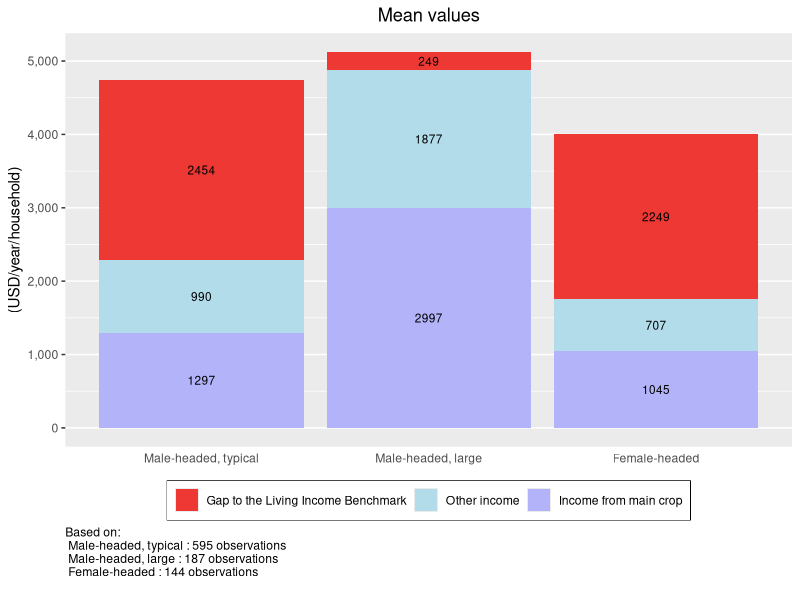
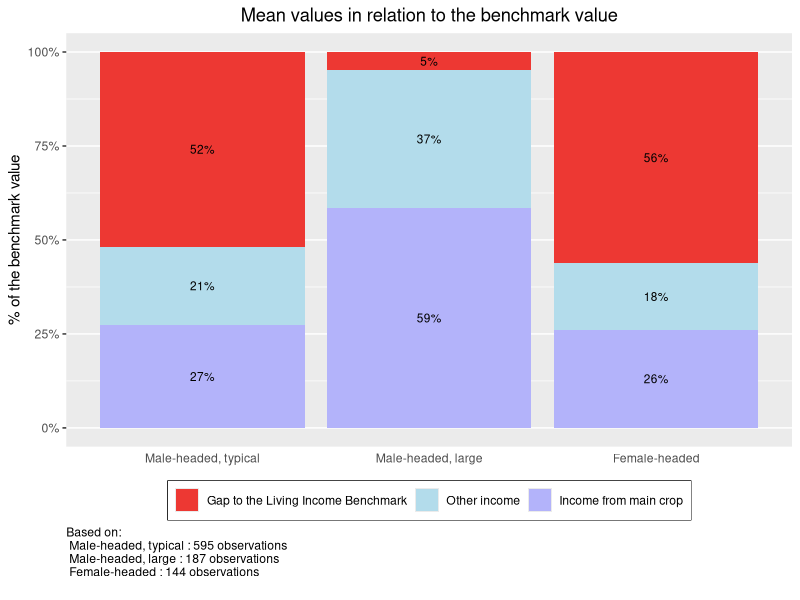
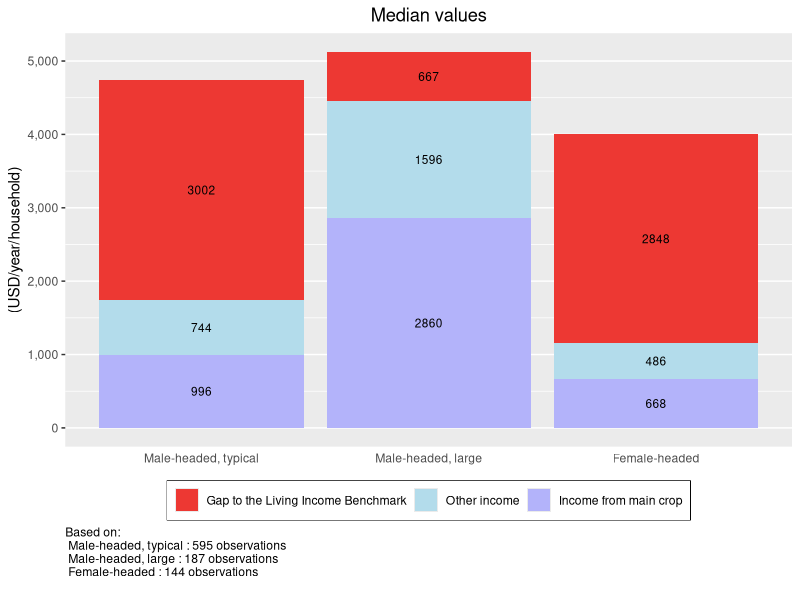
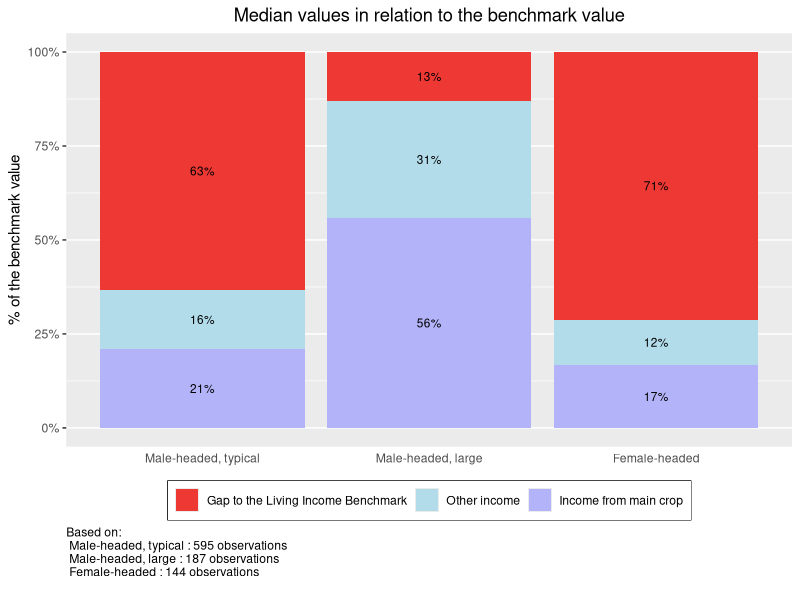
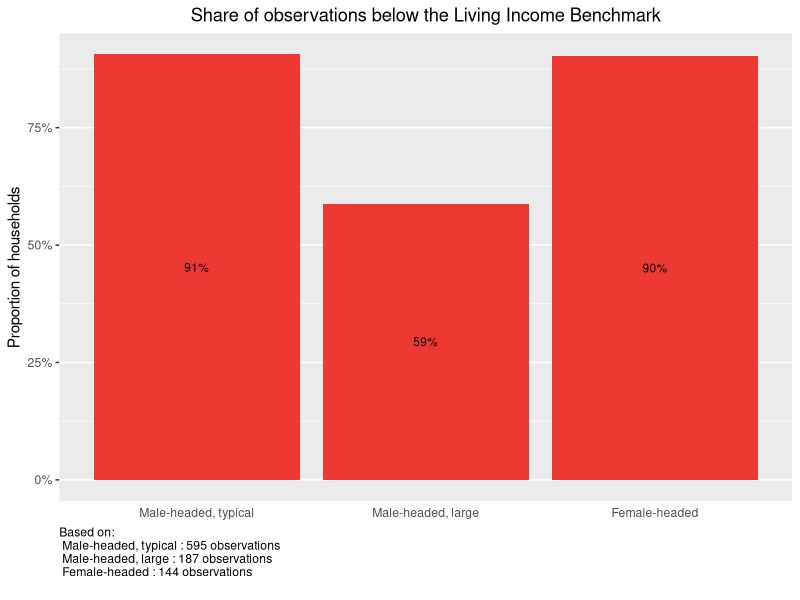
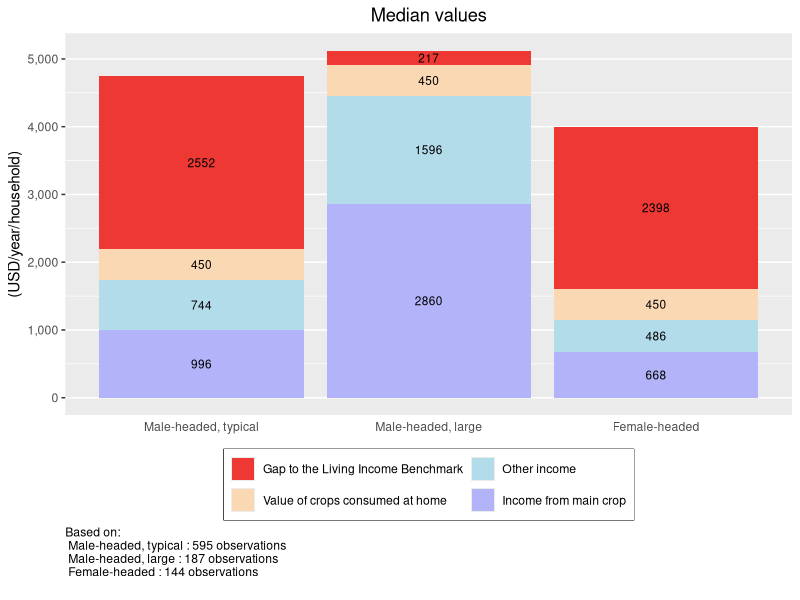
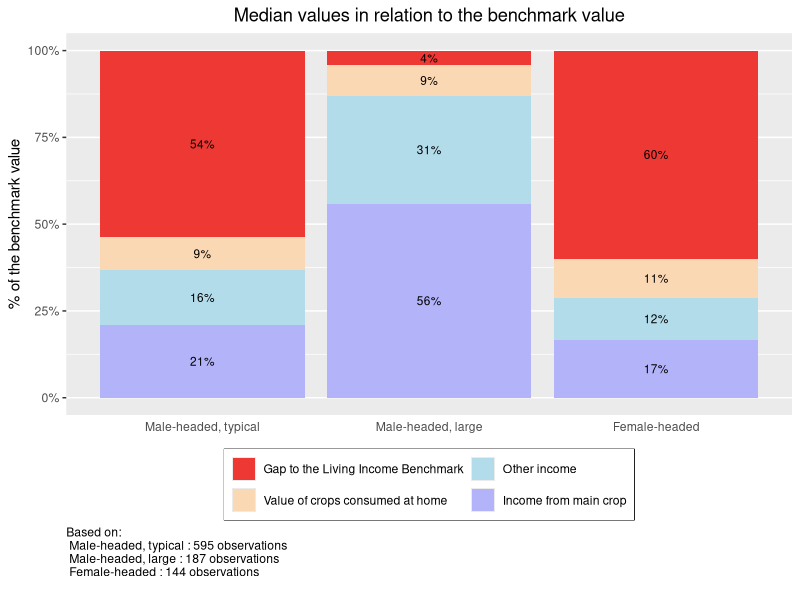
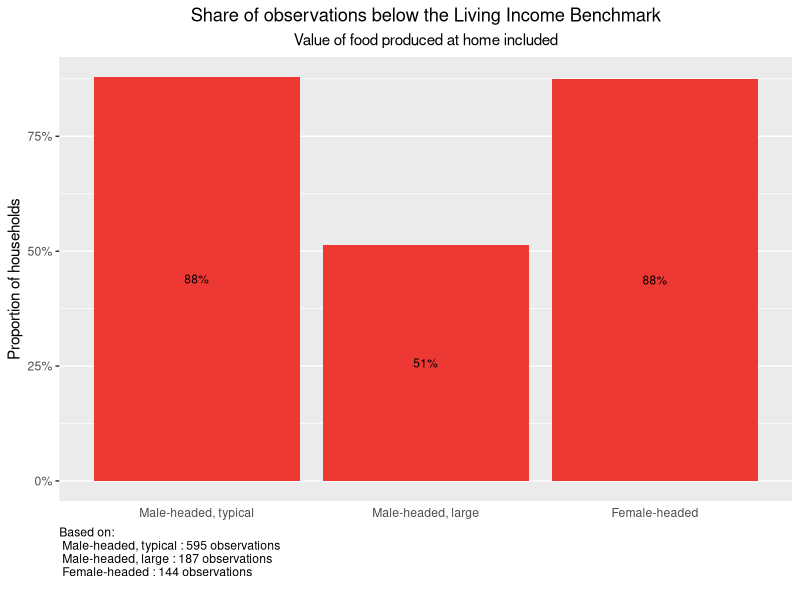

These figures' R source, in order:
## ---- chunk 1
knitr::opts_chunk$set(message = FALSE)
## ---- chunk 2
#### Before continuing any further, load the R libraries that have the 
# necessary functions for this analysis. 

# If you have not previously used these libraries, 
# you will need to instaLl them with the function install.packages("LIBRARY NAME").
# For example: install.packages(tidyverse)
library(tidyverse)
library(knitr)
library(scales)
## ---- chunk 3
## Import data set
df <- read_csv("KIT_Sample_Data.csv")

## Replace variable names
# Main crop
df$income_main_crop <- df$total_cocoa_income_2018
# Total income
df$total_hh_income <- df$total_hh_income_2018
# Value of food produced at home (name does not change in example data set)
df$food_value <- df$food_value 
# Groups to compare incomes between (name does not change in example data set)
df$grouping <- df$grouping
# Living income benchmark (name does not change in example data set)
df$benchmark <- df$benchmark

## Replace graph labels
main_crop <-"cocoa" 
currency <- "USD"
## ---- chunk 4

# Create a yes/no binary for if the farmer is above the benchmark.
  # 1 is yes, 0 is no
df$below_benchmark <- 
  ifelse(df$total_hh_income > df$benchmark, 0, 1)

# Create below benchmark binary with value of food produced at home included   
df$below_benchmark_with_food <- 
  ifelse((df$total_hh_income + df$food_value) > df$benchmark, 0, 1)

# Calculate the Foster–Greer–Thorbecke (FGT) gap 
df$fgt_gap <- 
  
# Calculate the FGT with value of food produced at home included
fgt_gap_with_food <-
## ---- chunk 5
# You can communicate colors with R in two ways: through one of the 657 color 
# names build into R, or through a hex color code. 

# To see the names of all 657 colors built into R, run the colors() formula in the command line. 
# The below links to a PDF file with a color sample for all 657 built in colors  
# http://www.stat.columbia.edu/~tzheng/files/Rcolor.pdf

# You can replace any of the below colors with a new color name or hex color code.  

###### Bar graph sections ######
# Gap to the mean
gap_color <- "#ed3833"
# Other income
other_color <- "#b3dceb"  
# Income from main crop
main_color <- "#b3b3fa"
# Value of crops consumed at home
home_color <- "#fad8b3"
  
## Share of observations below the Living Income Benchmark
# Note: these bars all appear the same color
share_color <- "#ed3833"
  
###### Distributional plots ######
  
## By household type
# Group 1
color_1 <- "#8ec68e" # green
# Group 2
color_2 <- "#8e8df8"  # purple
# Group 3
color_3 <- "#8bcae0"  # blue 
# Group 4
color_4 <- "magenta"  # note: sample data only has 3 groups
# Summary line for all groups
color_all <- "dark blue"

## With mean and median
# Distribution curve 
curve_color <- "#b6dce8" 
# Income Mean
mean_color <- "blue"  
# Income Median
median_color <-  "green"
# Living Income Benchmark 
benchmark_color <- "red"  

################# Font color
# To change the color of the font for all graph axis and labels, replace the color 
# in the quotation marks, then run the following two lines of code. 
font_color <- "black"
theme_set(theme_get() + theme(text = element_text(color = font_color)))

## ---- chunk 6
# In the example data set, there are three groups that income is assessed across:
  # Male-headed, typical; Male-headed, large; and Female-headed.
# The below code assigns Male-headed, typical as the far left bar on graphs,
  # Male-headed, large in the middle, and Female-headed on the far right. 

# To customize this chunk of code to your data set, replace the example group 
  # names with the group names in your data set - leaving the quotation marks and 
  # commas as they are. The order of the list below determines the order of the 
  # bars in the ensuing bar graph. 
 
df <- df %>% 
      mutate(grouping = factor(grouping, 
                               levels = c("Male-headed, typical", 
                                       "Male-headed, large", 
                                       "Female-headed")))
## ---- chunk 7
## The first section of this code summarizes and formats the data to be graph-ready
df %>% 
# Group by household type
  group_by(grouping) %>% 
# For each household type, summarize the mean gap to the living income, 
# the mean other income, and the mean main_crop income 
  summarise(Gap = mean(benchmark - total_hh_income),
            Other = mean(total_hh_income - income_main_crop),
            main_crop = mean(income_main_crop)) %>% 
# Gather each income components into one column so the data is in 'long' format
  gather(key = "Component", value = "Income", Gap:main_crop) %>% 
# Re-level the income factors for the order you want them stacked on the graph  
  mutate(Component = factor(Component, 
                            levels = c("Gap", "Other", "main_crop"))) %>% 
# Generate ggplot graph for income by groupings and income component  
  ggplot(aes(y = Income, x = grouping, fill = Component)) +
# Assign graph as stacked bar chart  
  geom_bar(position = "stack", stat = "identity") +
# Label the graph title, axis, and caption  
  labs(title = "Mean values", 
       y = paste("(", currency, "/year/household)", sep = ""),
       x = "",
# Add caption with observation numbers for each household type  
       caption = paste("Based on: \n", 
                   paste(names(table(df$grouping)), 
                       ":", 
                       as.numeric(table(df$grouping)), 
                       "observations \n ", collapse = ''), collapse = '')) +
# Label the legend and assign custom colors 
  scale_fill_manual(values=c(gap_color, other_color, main_color),
                    breaks=c("Gap", "Other", "main_crop"),
                    labels=c("Gap to the Living Income Benchmark",
                                "Other income",
                                "Income from main crop")) +
# Format y-axis labels with a comma  
  scale_y_continuous(labels = comma) +
# Remove x-axis grid lines and tick marks  
  theme(panel.grid.major.x = element_blank(), 
        axis.ticks.x = element_blank(),
        axis.title.x = element_blank(),
# Center plot title        
        plot.title = element_text(hjust = 0.5),
# Move the legend to the bottom of the graph
        legend.position="bottom",
# Remove legend title
        legend.title = element_blank(),
# Put a box around the legend
        legend.box.background = element_rect(),
# Move caption to desired location
        plot.caption = element_text(hjust = 0)) +
# Add incomes to prospective graph components  
  geom_text(aes(label = round(Income)), 
            position = position_stack(vjust = 0.5), 
            size = 3) 
## ---- chunk 8
## The first section of this code summarizes and formats the data to be graph-ready
df %>% 
# Group by household type
  group_by(grouping) %>% 
# For each household type, summarize the mean gap to the living income, 
# the mean other income, and the mean main_crop income. 
# Calculate all as percentages of the Living income benchmark - the total of the income and gap
  summarise(Gap = mean((benchmark - total_hh_income)/benchmark),
            Other = mean((total_hh_income - income_main_crop)/benchmark),
            main_crop = mean(income_main_crop/benchmark)) %>% 
# Gather each income components into one column so the data is in 'long' format
  gather(key = "Component", value = "Income", Gap:main_crop) %>% 
# Re-level the income factors for the order you want them stacked on the graph  
  mutate(Component = factor(Component, 
                            levels = c("Gap", "Other", "main_crop"))) %>% 
# Generate ggplot graph for income by groupings and income component  
  ggplot(aes(y = Income, x = grouping, fill = Component)) +
# Assign graph as stacked bar chart  
  geom_bar(position = "stack", stat = "identity") +
# Label the graph title, axis, and caption  
  labs(title = "Mean values in relation to the benchmark value", 
       y = "% of the benchmark value",
       x = " ",
# Add caption with observation numbers for each household type            
       caption = paste("Based on: \n", 
                   paste(names(table(df$grouping)), 
                       ":", 
                       as.numeric(table(df$grouping)), 
                       "observations \n ", collapse = ''), collapse = '')) +
# Label the legend  
  scale_fill_manual(values=c(gap_color, other_color, main_color),
                      breaks=c("Gap",
                                "Other",
                                "main_crop"),
                      labels=c("Gap to the Living Income Benchmark",
                                "Other income",
                                "Income from main crop")) +
# Format y-axis labels with a comma  
  scale_y_continuous(labels = percent) +
# Remove x-axis grid lines and tick marks  
  theme(panel.grid.major.x = element_blank(), 
        axis.ticks.x = element_blank(),
        axis.title.x = element_blank(),
# Center plot title        
        plot.title = element_text(hjust = 0.5),
# Move the legend to the bottom of the graph
        legend.position="bottom",
# Remove legend title
        legend.title = element_blank(),
# Put a box around the legend
        legend.box.background = element_rect(),
# Move caption to desired location
        plot.caption = element_text(hjust = 0)) +
# Add incomes to prospective graph components  
  geom_text(aes(label = label_percent(accuracy = 1L)(Income)), 
            position = position_stack(vjust = 0.5), 
            size = 3) 
## ---- chunk 9
## The first section of this code summarizes and formats the data to be graph-ready
df %>% 
# Group by household type
  group_by(grouping) %>% 
# For each grouping, summarize the median gap to the living income, 
# the median other income, and the median main_crop income. 
  summarise(Gap = median(benchmark - total_hh_income),
            main_crop = median(income_main_crop),
            benchmark = median(benchmark)) %>%
  mutate(Other = (benchmark - Gap - main_crop)) %>% 
# Gather each income components into one column so the data is in 'long' format
  gather(key = "Component", value = "Income", c(Gap, main_crop, Other)) %>% 
# Re-level the income factors for the order you want them stacked on the graph  
  mutate(Component = factor(Component, 
                            levels = c("Gap", "Other", "main_crop"))) %>% 
# Generate ggplot graph for income by grouping and income component  
  ggplot(aes(y = Income, x = grouping, fill = Component)) +
# Assign graph as stacked bar chart  
  geom_bar(position = "stack", stat = "identity") +
# Label the graph title, axis, and caption  
  labs(title = "Median values", 
       y = paste("(", currency, "/year/household)", sep = ""),
       x = "",
# Add caption with observation numbers for each household type               
       caption = paste("Based on: \n", 
                   paste(names(table(df$grouping)), 
                       ":", 
                       as.numeric(table(df$grouping)), 
                       "observations \n ", collapse = ''), collapse = '')) +
# Label the legend and assign custom colors 
  scale_fill_manual(values=c(gap_color, other_color, main_color),
                    breaks=c("Gap", "Other", "main_crop"),
                    labels=c("Gap to the Living Income Benchmark",
                                "Other income",
                                "Income from main crop")) +
# Format y-axis labels with a comma  
  scale_y_continuous(labels = comma) +
# Remove x-axis grid lines and tick marks  
  theme(panel.grid.major.x = element_blank(), 
        axis.ticks.x = element_blank(),
        axis.title.x = element_blank(),
# Center plot title        
        plot.title = element_text(hjust = 0.5),
# Move the legend to the bottom of the graph
        legend.position="bottom",
# Remove legend title
        legend.title = element_blank(),
# Put a box around the legend
        legend.box.background = element_rect(),
# Move caption to desired location
        plot.caption = element_text(hjust = 0)) +
# Add incomes to prospective graph components  
  geom_text(aes(label = round(Income)), 
            position = position_stack(vjust = 0.5), 
            size = 3) 
## ---- chunk 10
## The first section of this code summarizes and formats the data to be graph-ready
df %>% 
# Group by household type
  group_by(grouping) %>% 
# For each grouping, summarize the median gap to the living income, 
# the median other income, and the median main_crop income. 
# Calculate all as percentages of the Living income benchmark - the total of the income and gap
  summarise(Gap = median((benchmark - total_hh_income)/benchmark),
            main_crop = median((income_main_crop/benchmark)))%>%
  mutate(Other = (1 - Gap - main_crop)) %>%
# Gather each income components into one column so the data is in 'long' format
  gather(key = "Component", value = "Income", Gap:Other) %>% 
# Re-level the income factors for the order you want them stacked on the graph  
  mutate(Component = factor(Component, 
                            levels = c("Gap", "Other", "main_crop"))) %>% 
# Generate ggplot graph for income by grouping and income component  
  ggplot(aes(y = Income, x = grouping, fill = Component)) +
# Assign graph as stacked bar chart  
  geom_bar(position = "fill", stat = "identity") +
# Label the graph title, axis, and caption  
  labs(title = "Median values in relation to the benchmark value", 
       y = "% of the benchmark value",
       x = "",
# Add caption with observation numbers for each household type         
       caption = paste("Based on: \n", 
                   paste(names(table(df$grouping)), 
                       ":", 
                       as.numeric(table(df$grouping)), 
                       "observations \n ", collapse = ''), collapse = '')) +
# Label the legend and assign custom colors 
  scale_fill_manual(values=c(gap_color, other_color, main_color),
                    breaks=c("Gap", "Other", "main_crop"),
                    labels=c("Gap to the Living Income Benchmark",
                                "Other income",
                                "Income from main crop")) +
# Format y-axis labels with a comma  
  scale_y_continuous(labels = percent) +
# Remove x-axis grid lines and tick marks  
  theme(panel.grid.major.x = element_blank(), 
        axis.ticks.x = element_blank(),
        axis.title.x = element_blank(),
# Center plot title        
        plot.title = element_text(hjust = 0.5),
# Move the legend to the bottom of the graph
        legend.position="bottom",
# Remove legend title
        legend.title = element_blank(),
# Put a box around the legend
        legend.box.background = element_rect(),
# Move caption to desired location
        plot.caption = element_text(hjust = 0)) +
# Add incomes to prospective graph components  
  geom_text(aes(label = label_percent(accuracy = 1L)(Income)), 
            position = position_stack(vjust = 0.5), 
            size = 3) 
## ---- chunk 11
df %>% 
# Group by household type  
  group_by(grouping) %>% 
# For each household type, calculate the percentage above the living income benchmark 
  summarise(Below = sum(below_benchmark)/n()) %>% 
# Generate ggplot graph for percentage by grouping 
  ggplot(aes(x = grouping, y = Below)) +
# Assign graph as bar graph and color bars red for aesthetics   
  geom_col(fill= share_color) +
# Label the graph title, axis, and caption    
  labs(title = "Share of observations below the Living Income Benchmark",
       y = "Proportion of households",
       x = "",
# Add caption with observation numbers for each household type    
       caption = paste("Based on: \n", 
                   paste(names(table(df$grouping)), 
                       ":", 
                       as.numeric(table(df$grouping)), 
                       "observations \n ", collapse = ''), collapse = '')) +
# Format y-axis labels with a percent  
  scale_y_continuous(labels = percent) +
# Remove x-axis grid lines and tick marks    
  theme(panel.grid.major.x = element_blank(), 
        axis.ticks.x = element_blank(),
        axis.title.x = element_blank(),
# Center plot title          
        plot.title = element_text(hjust = 0.5),
# Move caption to desired location
        plot.caption = element_text(hjust = 0)) +
# Add percents to each graph bar   
  geom_text(aes(label = label_percent(accuracy = 1L)(Below)),
            position = position_stack(vjust = 0.5), 
            size = 3) 
## ---- chunk 12
## The first section of this code summarizes and formats the data to be graph-ready
df %>% 
# Group by grouping
  group_by(grouping) %>% 
# For each grouping, summarize the median gap to the living income, 
# the median other income, and the median main_crop income. 
  summarise(Gap = median(benchmark - total_hh_income - food_value),
            Food = median(food_value),
            main_crop = median(income_main_crop),
            benchmark = median(benchmark)) %>% 
  mutate(Other = (benchmark - Gap - main_crop - Food)) %>%
# Gather each income components into one column so the data is in 'long' format
  gather(key = "Component", value = "Income", c(Gap, Food, main_crop, Other)) %>% 
# Re-level the income factors for the order you want them stacked on the graph  
  mutate(Component = factor(Component, 
                            levels = c("Gap", "Food", "Other", "main_crop"))) %>% 
# Generate ggplot graph for income by grouping and income component  
  ggplot(aes(y = Income, x = grouping, fill = Component)) +
# Assign graph as stacked bar chart  
  geom_bar(position = "stack", stat = "identity") +
# Label the graph title, axis, and caption  
  labs(title = "Median values", 
       y = paste("(", currency, "/year/household)", sep = ""),
       x = "",
# Add caption with observation numbers for each household type          
       caption = paste("Based on: \n", 
                   paste(names(table(df$grouping)), 
                       ":", 
                       as.numeric(table(df$grouping)), 
                       "observations \n ", collapse = ''), collapse = '')) +
# Label the legend and assign custom colors 
  scale_fill_manual(values=c(gap_color, home_color, other_color, main_color),
                    breaks=c("Gap", "Food", "Other", "main_crop"),
                    labels=c("Gap to the Living Income Benchmark",
                             "Value of crops consumed at home",
                              "Other income",
                              "Income from main crop")) +
# Wrap legend onto 2 lines to fit everything neatly     
  guides(fill = guide_legend(nrow = 2)) +
# Format y-axis labels with a comma  
  scale_y_continuous(labels = comma) +
# Remove x-axis grid lines and tick marks  
  theme(panel.grid.major.x = element_blank(), 
        axis.ticks.x = element_blank(),
        axis.title.x = element_blank(),
# Center plot title        
        plot.title = element_text(hjust = 0.5),
# Move the legend to the bottom of the graph
        legend.position="bottom",
# Remove legend title
        legend.title = element_blank(),
# Put a box around the legend
        legend.box.background = element_rect(),
# Move caption to desired location
        plot.caption = element_text(hjust = 0)) +
# Add incomes to prospective graph components  
  geom_text(aes(label = round(Income)), 
            position = position_stack(vjust = 0.5), 
            size = 3) 
## ---- chunk 13
## The first section of this code summarizes and formats the data to be graph-ready
df %>% 
# Group by household type
  group_by(grouping) %>% 
# For each household type, summarize the median gap to the living income,
# the median other income, and the median main_crop income. 
# Calculate all as percentages of the Living income benchmark - the total of the income and gap
  summarise(Gap = median((benchmark - total_hh_income - food_value)/benchmark),
            Food = median(food_value/benchmark),
            main_crop = median(income_main_crop/benchmark)) %>% 
  mutate(Other = (1 - Gap - main_crop - Food)) %>%
# Gather each income components into one column so the data is in 'long' format
  gather(key = "Component", value = "Income", Gap:Other) %>% 
# Re-level the income factors for the order you want them stacked on the graph  
  mutate(Component = factor(Component, 
                            levels = c("Gap", "Food", "Other", "main_crop"))) %>% 
# Generate ggplot graph for income by grouping and income component  
  ggplot(aes(y = Income, x = grouping, fill = Component)) +
# Assign graph as stacked bar chart 
  geom_bar(position = "fill", stat = "identity") +
# Label the graph title, axis, and caption  
  labs(title = "Median values in relation to the benchmark value", 
       y = "% of the benchmark value",
       x = "", 
# Add caption with observation numbers for each household type            
       caption = paste("Based on: \n", 
                   paste(names(table(df$grouping)), 
                       ":", 
                       as.numeric(table(df$grouping)), 
                       "observations \n ", collapse = ''), collapse = '')) +
# Label the legend and assign custom colors 
  scale_fill_manual(values=c(gap_color, home_color, other_color, main_color),
                    breaks=c("Gap", "Food", "Other", "main_crop"),
                    labels=c("Gap to the Living Income Benchmark",
                             "Value of crops consumed at home",
                              "Other income",
                              "Income from main crop")) +
# Wrap legend onto 2 lines to fit everything neatly     
  guides(fill = guide_legend(nrow = 2)) +
# Format y-axis labels with a comma and assign limits 0-100% 
  scale_y_continuous(labels = percent, limits = c(0,1)) +
# Remove x-axis grid lines and tick marks  
  theme(panel.grid.major.x = element_blank(), 
        axis.ticks.x = element_blank(),
        axis.title.x = element_blank(),
# Center plot title        
        plot.title = element_text(hjust = 0.5),
# Move the legend to the bottom of the graph
        legend.position="bottom",
# Remove legend title
        legend.title = element_blank(),
# Put a box around the legend
        legend.box.background = element_rect(),
# Move caption to desired location
        plot.caption = element_text(hjust = 0)) +
# Add incomes to prospective graph components  
  geom_text(aes(label = label_percent(accuracy = 1L)(Income)), 
            position = position_stack(vjust = 0.5), 
            size = 3) 
## ---- chunk 14
df %>% 
# Group by household type  
  group_by(grouping) %>% 
# For each household type, calculate the percentage above the living income benchmark 
  summarise(Below = sum(below_benchmark_with_food)/n()) %>% 
# Generate ggplot graph for percentage by grouping 
  ggplot(aes(x = grouping, y = Below)) +
# Assign graph as bar graph and color bars red for aesthetics   
  geom_col(fill= share_color) +
# Label the graph title, axis, and caption    
  labs(title = "Share of observations below the Living Income Benchmark",
       subtitle = "Value of food produced at home included",
       y = "Proportion of households",
       x = "",
# Add caption with observation numbers for each household type    
       caption = paste("Based on: \n", 
                   paste(names(table(df$grouping)), 
                       ":", 
                       as.numeric(table(df$grouping)), 
                       "observations \n ", collapse = ''), collapse = '')) +
# Format y-axis labels with a percent  
  scale_y_continuous(labels = percent) +
# Remove x-axis grid lines and tick marks    
  theme(panel.grid.major.x = element_blank(), 
        axis.ticks.x = element_blank(),
        axis.title.x = element_blank(),
# Center plot title          
        plot.title = element_text(hjust = 0.5),
        plot.subtitle = element_text(hjust = 0.5),
# Move caption to desired location
        plot.caption = element_text(hjust = 0)) +
# Add percents to each graph bar   
  geom_text(aes(label = label_percent(accuracy = 1L)(Below)),
            position = position_stack(vjust = 0.5), 
            size = 3) 
## ---- chunk 15
##### These first few lines of code draft a dataframe of the percent above the 
  # LI benchmark for each group. The character strings in this dataframe are 
  # then used as descriptive comments within the following graph


# below <- 
#   df %>%
#   group_by(grouping) %>% 
#   summarise(Percent = percent(sum(total_hh_income < benchmark)/n()))
# 
# # Formatting the strings as phrases with punctuation   
# below <- paste("Living Income", below$grouping, ": ", 
#                below$Percent, " below", sep = "")

# Create a blank variable to allow for manual legend mapping of the summary curve
df$filler <- "filler"

##### Graph code begins here  
ggplot(df) +
# Set x-axis to total household income and color by household type  
  geom_density(aes(x = total_hh_income, color = grouping, fill = grouping), alpha = 0.7) +
  # Add summary line for all household types
  geom_density(aes(x = total_hh_income, alpha = filler), color = color_all) +
  scale_alpha_manual(name = "Legend", values = 1, labels = "All") +

#   for (i in 1:length(unique(df$grouping))) {
#   
# ### Add vertical lines for Living Income benchmark(s)
# # Add and/or subtract lines based on number of household types
# # and if you have a different benchmark for each.
#   paste(as.character(geom_vline(aes(xintercept = unique(df$grouping)[i], 
#                  color = below[i]),
#              key_glyph = "path")), "+" )
#   }
#     +

# Add custom colors
  scale_fill_manual(name = "Legend",
                    values = c(color_1, color_2, color_3, color_4),
                    breaks = c(levels(df$grouping)),
                    labels = c(levels(df$grouping))) +
  
  scale_color_manual(name = "Legend",
                    values = c(color_1, color_2, color_3, color_4),
                    breaks = c(levels(df$grouping)),
                    labels = c(levels(df$grouping))) +
  
# Add graph and axis labels
  labs(x = paste("Estimated Total Household Income (", 
                 currency, "/year/household)", sep = ""),
       y = "Income Probability",
# Add caption with observation numbers for each household type               
       caption = paste("Based on: \n", 
                   paste(names(table(df$grouping)), 
                       ":", 
                       as.numeric(table(df$grouping)), 
                       "observations \n ", collapse = ''), collapse = '')) +
# Format x-axis labels as numbers with commas
# If your data has extreme income outliers, 
    # you may need to filter them or add x-axis limits so they do not warp the graph 
  scale_x_continuous(labels = comma, breaks=pretty_breaks(10)) +
# Remove y-axis labels and ticks
  theme(axis.text.y = element_blank(), axis.ticks.y = element_blank(), 
# Remove background grid (the grid is the default)
        panel.grid.major = element_blank(), panel.grid.minor = element_blank(),
# Move the legend to the bottom of the graph
        legend.position="bottom",
# Remove legend title
        legend.title = element_blank(),
# Remove gray background for legend symbols 
        legend.key=element_rect(color=NA),
        # legend.key=element_blank(),
# Put a box around the legend
        legend.box.background = element_rect(),
# Move caption to desired location
        plot.caption = element_text(hjust = 0),
# Make graph background white
        panel.background = element_rect(fill = "white", colour = NA)) + 
# Wrap legend onto 3 lines to fit everything neatly     
  guides(color = guide_legend(nrow = 3)) +
  guides(fill = guide_legend(override.aes = list(color = "white")))

## ---- chunk 16
df %>%
  # Set x-axis to key variable
  ggplot(aes(x = total_hh_income, y =(..count..)/n), fill = dataset) +
  # Add density line. You can change the fill and line colors.
  geom_density(color = "#add8e6", fill = "#add8e6") +
  
  # Add vertical line for living income
  geom_vline(aes(xintercept = mean(benchmark), 
                 color = "Living Income Benchmark"), key_glyph = "path") +
  # Add vertical line for mean income 
  geom_vline(aes(xintercept = mean(df$total_hh_income), 
                 color = "Income Mean"), key_glyph = "path") +
  # Add vertical line for median income
  geom_vline(aes(xintercept = median(df$total_hh_income), 
                 color = "Income Median"), key_glyph = "path") +
  # Add text for percentage below the benchmark
  # Text positioned to the upper right of the benchmark line 
  geom_text(mapping=aes(x=mean(benchmark), 
            y= max(density(df$total_hh_income)$y),
            label=paste((percent(sum(below_benchmark)/nrow(df))), "below the benchmark")),
            position = position_nudge(x = mean(df$benchmark)*0.07),
            vjust=1, hjust=0) +
  # Add graph and axis labels
  labs(x = paste("Estimated Total Household Income (", 
                 currency, "/", "year/household)", 
                 sep = ""),
       y = "Income Probability",
# Add caption with observation numbers for each household type      
       caption = paste("N =", nrow(df))) +
  # Format x-axis labels as numbers with commas
  # If your data has extreme income outliers, 
    # you may need to filter them or add x-axis limits so they do not warp the graph 
  scale_x_continuous(labels = comma, breaks=pretty_breaks(10)) +
  scale_y_continuous(labels = percent) +
  # Remove y-axis labels and ticks
  theme(axis.text.y = element_blank(), axis.ticks.y = element_blank(),
  # Remove background grid (the grid is the default)
        panel.grid.major = element_blank(), panel.grid.minor = element_blank(),
  # Move the legend to the bottom of the graph
        legend.position="bottom",
  # Remove legend title
        legend.title = element_blank(),
  # Remove gray background for legend symbols 
        legend.key=element_rect(fill=NA),
  # Put a box around the legend
        legend.box.background = element_rect(),
  # Move caption to desired location
        plot.caption = element_text(hjust = 0)) +
  # Manually add legend 
  scale_color_manual(values = c("Living Income Benchmark"= "red",
                                "Income Mean"= "blue",
                                "Income Median"="green"))
## ---- chunk 17
df %>%
  # Set x-axis to key variable
  ggplot(aes(x = total_hh_income, fill = dataset)) +
  # Add density line. You can change the fill and line colors.
  geom_histogram(color = "#add8e6", fill = "#add8e6") +
  # Add vertical line for living income
  geom_vline(aes(xintercept = mean(benchmark), 
                 color = "Living Income Benchmark"), key_glyph = "path") +
  # Add vertical line for mean income 
  geom_vline(aes(xintercept = mean(df$total_hh_income), 
                 color = "Income Mean"), key_glyph = "path") +
  # Add vertical line for median income
  geom_vline(aes(xintercept = median(df$total_hh_income), 
                 color = "Income Median"), key_glyph = "path") +
  # Add graph and axis labels
  labs(x = paste("Estimated Total Household Income (", 
                 currency, "/", "year/household)", 
                 sep = ""),
       y = "Number of households",
# Add caption with observation numbers for each household type             
       caption = paste("N =", nrow(df), ", bin width = ", 
                       round(max(df$total_hh_income)/30), currency, collapse = '')) +
  # Format x-axis labels as numbers with commas
  # If your data has extreme income outliers, 
    # you may need to filter them or add x-axis limits so they do not warp the graph 
  scale_x_continuous(labels = comma) +
  # Remove y-axis labels and ticks
  theme(#axis.text.y = element_blank(), axis.ticks.y = element_blank(),
  # Remove background grid (the grid is the default)
        panel.grid.major = element_blank(), panel.grid.minor = element_blank(),
  # Move the legend to the bottom of the graph
        legend.position="bottom",
  # Remove legend title
        legend.title = element_blank(),
  # Remove gray background for legend symbols 
        legend.key=element_rect(fill=NA),
  # Put a box around the legend
        legend.box.background = element_rect(),
  # Move caption to desired location
        plot.caption = element_text(hjust = 0)) +
  # Manually add legend 
  scale_color_manual(values = c("Living Income Benchmark"= "red",
                                "Income Mean"= "blue",
                                "Income Median"="green"))
## ---- chunk 18
df %>% 
# Group by household type  
  group_by(grouping) %>% 
# For each grouping, calculate the average Foster–Greer–Thorbecke (FGT) index 
  summarise(FGT = mean(fgt_gap)) %>% 
# Generate ggplot graph for percentage by grouping 
  ggplot(aes(x = grouping, y = FGT)) +
# Assign graph as bar graph and color bars red for aesthetics   
  geom_col(fill= "red") +
# Label the graph title, axis, and caption    
  labs(title = "FGT index", 
       y = "Index value",
       x = "",
# Add caption with observation numbers for each household type               
       caption = paste("Based on: \n", 
                   paste(names(table(df$grouping)), 
                       ":", 
                       as.numeric(table(df$grouping)), 
                       "observations \n ", collapse = ''), collapse = '')) +
# Format y-axis labels with a percent  
  scale_y_continuous(labels = percent) +
# Remove x-axis grid lines and tick marks    
  theme(panel.grid.major.x = element_blank(), 
        axis.ticks.x = element_blank(),
        axis.title.x = element_blank(),
# Center plot title          
        plot.title = element_text(hjust = 0.5),
# Move caption to desired location
        plot.caption = element_text(hjust = 0)) +
# Add percents to each graph bar   
  geom_text(aes(label = label_percent(accuracy = 1L)(FGT)),
            position = position_stack(vjust = 0.5), 
            size = 3) 
## ---- chunk 19
df %>% 
# Group by household type  
  group_by(grouping) %>% 
# For each grouping, calculate the average Foster–Greer–Thorbecke (FGT) index 
  summarise(FGT = mean(fgt_gap_with_food)) %>% 
# Generate ggplot graph for percentage by grouping 
  ggplot(aes(x = grouping, y = FGT)) +
# Assign graph as bar graph and color bars red for aesthetics   
  geom_col(fill= "red") +
# Label the graph title, axis, and caption    
  labs(title = "FGT index",
       subtitle = "Value of food produced at home included",
       y = "Index value",
       x = "",
# Add caption with observation numbers for each household type               
       caption = paste("Based on: \n", 
                   paste(names(table(df$grouping)), 
                       ":", 
                       as.numeric(table(df$grouping)), 
                       "observations \n ", collapse = ''), collapse = '')) +
# Format y-axis labels with a percent  
  scale_y_continuous(labels = percent) +
# Remove x-axis grid lines and tick marks    
  theme(panel.grid.major.x = element_blank(), 
        axis.ticks.x = element_blank(),
        axis.title.x = element_blank(),
# Center plot title and subtitle        
        plot.title = element_text(hjust = 0.5),
        plot.subtitle = element_text(hjust = 0.5),
# Move caption to desired location
        plot.caption = element_text(hjust = 0)) +
# Add percents to each graph bar   
  geom_text(aes(label = label_percent(accuracy = 1L)(FGT)),
            position = position_stack(vjust = 0.5), 
            size = 3) 
